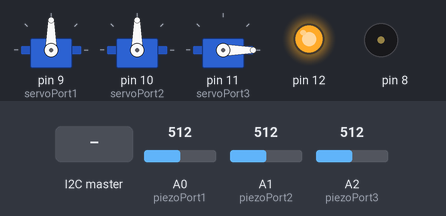
Simulated run of this sketch. Board: Arduino Uno, built with avr-gcc and run on an emulated ATmega328P. Shown: 3 × servo, output pins drawn as LEDs (lit = HIGH), buzzer (waves = sounding). The test bench sets the inputs (shaded band); at power-on: A0 (piezoPort1) = 512, A1 (piezoPort2) = 512, A2 (piezoPort3) = 512. What the sketch prints to the serial monitor is not drawn.

Above: at 3.2 s.
3.3 s: the I2C master sends the byte 1
At 4.52 s:
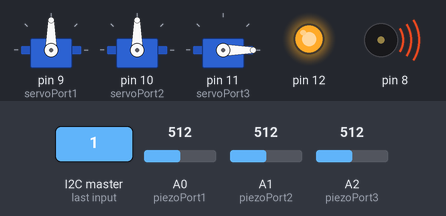
At 8.7 s:
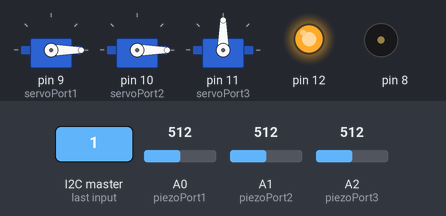
Timing chart, 0 to 10.2 s (numbered marks = the images above; inputs shaded):
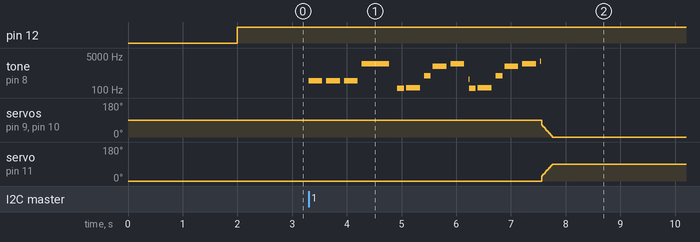

The sketch:

midterm_project.ino
```cpp
/*Network Everything midterm
  Three servos controlled by three piezo disk vibration sensors.
  Each time when one of the sensors gets hit by the ball, it would
  activate the servo it corresponds to, and opens a gate to let the
  bal move forward.
  @author: Xincheng Huang (Peter)
  Date: Mar 18th, 2017
  Credit to Piezo sample code from DFRduino, and arduino sample code
  from Servo library
*/

#include <Servo.h>
#include <Wire.h>
#include "pitches.h"

//switch to true on the previous group's signal
boolean trigger = false;
boolean play1 = true;
boolean play2 = true;
boolean play3 = true;


//The incoming Byte. No data: -1; Standing by: other data; Triggered: 1.
int start = -1;

//The Byte to send
String send_msg = "0";

//servo ports
int servoPort1 = 9;  //waits for the command from the previous group
int servoPort2 = 10; //piezo1
int servoPort3 = 11; //piezo2

//piezo ports
int piezoPort1 = 0; //servo2
int piezoPort2 = 1; //servo3
int piezoPort3 = 2; //send command to the subsequent group

//piezo values
int piezoValue1 = 0;
int piezoValue2 = 0;
int piezoValue3 = 0;

//gate state control
boolean gate1 = false;
boolean gate2 = false;
boolean gate3 = false;

//Servo value
int servoValue1 = 90;
int servoValue2 = 90;
int servoValue3 = 0;

//Music notes
int melody1[] = {
  NOTE_D4, NOTE_D4, NOTE_D4, NOTE_C7
};

int noteDurations1[] = {
  4, 4, 4, 2
};

int melody2[] = {
  NOTE_B2, NOTE_C3, NOTE_C5,
  NOTE_G6, NOTE_C7, NOTE_F4,
};

int noteDurations2[] = {
  8, 4, 8, 4, 4
};

int melody3[] = {
  NOTE_B2, NOTE_C3, NOTE_C5,
  NOTE_G6, NOTE_C7, NOTE_F7,
};

int noteDurations3[] = {
  8, 4, 8, 4, 4
};

Servo servo1;
Servo servo2;
Servo servo3;

void setup() {
  pinMode(12, OUTPUT);
  Wire.begin(8);
  Wire.onReceive(receiveEvent);
  Serial.begin(9600);
  servo1.attach(servoPort1);
  servo2.attach(servoPort2);
  servo3.attach(servoPort3);
  servoInitiate();
  delay(2000);
}

void loop() {
//  Serial.println(start);
  //  if (trigger == false) {
  //Serial.println("standing by...");
  //  } else if (trigger == true) {
  //Serial.println("start");
  piezoValue1 = analogRead(piezoPort1);
  piezoValue2 = analogRead(piezoPort2);
  piezoValue3 = analogRead(piezoPort3);
  gatesStates();
  gatesOpen();
  sender();
  //  Serial.print(piezoValue1, DEC);
  //  Serial.print(" ");
  //  Serial.print(piezoValue2, DEC);
  //  Serial.print(" ");
  //  Serial.println(piezoValue3, DEC);
  //    Serial.println(servoValue1, DEC);
}

void servoInitiate() {
  servo1.write(90);
  servo2.write(90);
  servo3.write(0);
  //  servo4.write(0);
}

void gatesStates() {
  //sensor value pending revision
  if (trigger == true) {
    if (play1 == true) {
      music(1);
      play1 = false;
    }
    gate1 = true;
  }
  if (piezoValue1 > 50 && gate1 == true) {
    if (play2 == true) {
      music(2);
      play2 = false;
    }
    gate2 = true;
  }
  if (piezoValue2 > 50 && gate2 == true) {
    if (play3 == true) {
      music(3);
      play3 = false;
    }
    gate3 = true;
  }
}

void gatesOpen() {
  if (gate1 == true) {
    if (servoValue1 > 0) {
      servoValue1--;
      servo1.write(servoValue1);
    }
  }
  if (gate2 == true) {
    if (servoValue2 > 0) {
      servoValue2--;
      servo2.write(servoValue2);
    }
  }
  if (gate3 == true) {
    if (servoValue3 < 90) {
      servoValue3++;
      servo3.write(servoValue3);
    }
  }
}

void receiveEvent(int howMany) {
  if (Wire.available() > 0) { // loop through all but the last
    start = Wire.read();
  }
  if (start == 1) {
    trigger = true;
  }
}

void sender() {
  if (piezoValue3 > 50) {
    send_msg = "1";
  }
  Serial.println(send_msg);
  if (send_msg == "1") {
    digitalWrite(12, HIGH);
  }
}

void music(int i) {
  if (i == 1) {
    for (int thisNote = 0; thisNote < 4; thisNote++) {

      // to calculate the note duration, take one seco
      // divided by the note type.
      //e.g. quarter note = 1000 / 4, eighth note = 1000/8, etc.
      int noteDuration = 1000 / noteDurations1[thisNote];
      tone(8, melody1[thisNote], noteDuration);

      // to distinguish the notes, set a minimum time between them.
      // the note's duration + 30% seems to work well:
      int pauseBetweenNotes = noteDuration * 1.30;
      delay(pauseBetweenNotes);
      // stop the tone playing:
      noTone(8);
    }
  }
  if (i == 2) {
    for (int thisNote = 0; thisNote < 6; thisNote++) {

      // to calculate the note duration, take one seco
      // divided by the note type.
      //e.g. quarter note = 1000 / 4, eighth note = 1000/8, etc.
      int noteDuration = 1000 / noteDurations2[thisNote];
      tone(8, melody2[thisNote], noteDuration);

      // to distinguish the notes, set a minimum time between them.
      // the note's duration + 30% seems to work well:
      int pauseBetweenNotes = noteDuration * 1.30;
      delay(pauseBetweenNotes);
      // stop the tone playing:
      noTone(8);
    }
  }
  if (i == 3) {
    for (int thisNote = 0; thisNote < 6; thisNote++) {

      // to calculate the note duration, take one seco
      // divided by the note type.
      //e.g. quarter note = 1000 / 4, eighth note = 1000/8, etc.
      int noteDuration = 1000 / noteDurations3[thisNote];
      tone(8, melody3[thisNote], noteDuration);

      // to distinguish the notes, set a minimum time between them.
      // the note's duration + 30% seems to work well:
      int pauseBetweenNotes = noteDuration * 1.30;
      delay(pauseBetweenNotes);
      // stop the tone playing:
      noTone(8);
    }
  }
}
```

pitches.h
```cpp
/*************************************************
 * Public Constants
 *************************************************/

#define NOTE_B0  31
#define NOTE_C1  33
#define NOTE_CS1 35
#define NOTE_D1  37
#define NOTE_DS1 39
#define NOTE_E1  41
#define NOTE_F1  44
#define NOTE_FS1 46
#define NOTE_G1  49
#define NOTE_GS1 52
#define NOTE_A1  55
#define NOTE_AS1 58
#define NOTE_B1  62
#define NOTE_C2  65
#define NOTE_CS2 69
#define NOTE_D2  73
#define NOTE_DS2 78
#define NOTE_E2  82
#define NOTE_F2  87
#define NOTE_FS2 93
#define NOTE_G2  98
#define NOTE_GS2 104
#define NOTE_A2  110
#define NOTE_AS2 117
#define NOTE_B2  123
#define NOTE_C3  131
#define NOTE_CS3 139
#define NOTE_D3  147
#define NOTE_DS3 156
#define NOTE_E3  165
#define NOTE_F3  175
#define NOTE_FS3 185
#define NOTE_G3  196
#define NOTE_GS3 208
#define NOTE_A3  220
#define NOTE_AS3 233
#define NOTE_B3  247
#define NOTE_C4  262
#define NOTE_CS4 277
#define NOTE_D4  294
#define NOTE_DS4 311
#define NOTE_E4  330
#define NOTE_F4  349
#define NOTE_FS4 370
#define NOTE_G4  392
#define NOTE_GS4 415
#define NOTE_A4  440
#define NOTE_AS4 466
#define NOTE_B4  494
#define NOTE_C5  523
#define NOTE_CS5 554
#define NOTE_D5  587
#define NOTE_DS5 622
#define NOTE_E5  659
#define NOTE_F5  698
#define NOTE_FS5 740
#define NOTE_G5  784
#define NOTE_GS5 831
#define NOTE_A5  880
#define NOTE_AS5 932
#define NOTE_B5  988
#define NOTE_C6  1047
#define NOTE_CS6 1109
#define NOTE_D6  1175
#define NOTE_DS6 1245
#define NOTE_E6  1319
#define NOTE_F6  1397
#define NOTE_FS6 1480
#define NOTE_G6  1568
#define NOTE_GS6 1661
#define NOTE_A6  1760
#define NOTE_AS6 1865
#define NOTE_B6  1976
#define NOTE_C7  2093
#define NOTE_CS7 2217
#define NOTE_D7  2349
#define NOTE_DS7 2489
#define NOTE_E7  2637
#define NOTE_F7  2794
#define NOTE_FS7 2960
#define NOTE_G7  3136
#define NOTE_GS7 3322
#define NOTE_A7  3520
#define NOTE_AS7 3729
#define NOTE_B7  3951
#define NOTE_C8  4186
#define NOTE_CS8 4435
#define NOTE_D8  4699
#define NOTE_DS8 4978
```

Measured:
- after the input at 3.3 s, tone on pin 8: plays 294 Hz for 0.25 s, 294 Hz for 0.25 s, 294 Hz for 0.25 s, 2093 Hz for 0.50 s, 123 Hz for 0.13 s, 131 Hz for 0.25 s … (16 notes in this stretch), starting at once; servo on pin 9 (servoPort1): moves from 90° to 0° over 0.19 s, starting after 4.3 s
